Frame 1 (no input): blank canvas, image omitted
Frame 60 (no input): blank canvas, image omitted
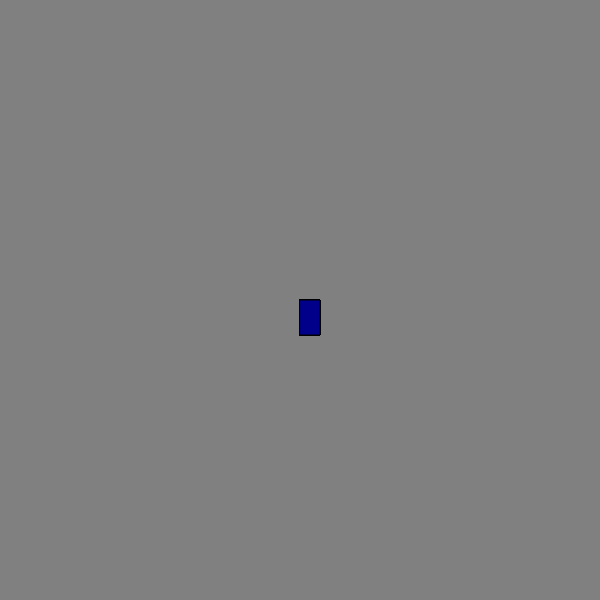
Frame 120 (the mouse pressed at the canvas centre since frame 60)

The p5.js sketch whose frames 1 and 60 were blank and that drew this single picture after the mouse press (run headless with seeded random() and noise() and a simulated clock; from frame 60 on, the mouse is pressed at the canvas centre):

// p5.js sketch
// ── sketch.js
function setup() {
    createCanvas(600, 600);
    background("gray");
  }
  
  function draw() {
  
    stroke("black");
    fill("darkblue");
    
    // console.log(mouseIsPressed);
    
    if(mouseIsPressed)
    rect(mouseX, mouseY, 20, 35);
  }
